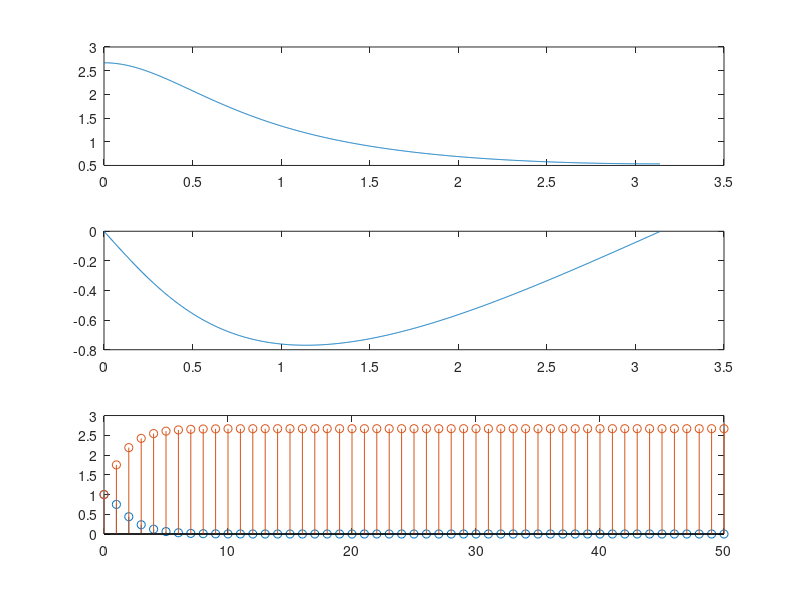

The MATLAB source for this figure:
b=[1];
a=[1 -3/4 1/8];

[H,w]=freqz(b,a,1024);

subplot(3,1,1)
plot(w,abs(H))

subplot(3,1,2)
plot(w,angle(H))

n=0:50;
imp=[1 zeros(1,50)];
h=filter(b,a,imp);

step=ones(1,51);
s=filter(b,a,step);

subplot(3,1,3)
stem(n,h)
hold on
stem(n,s)
